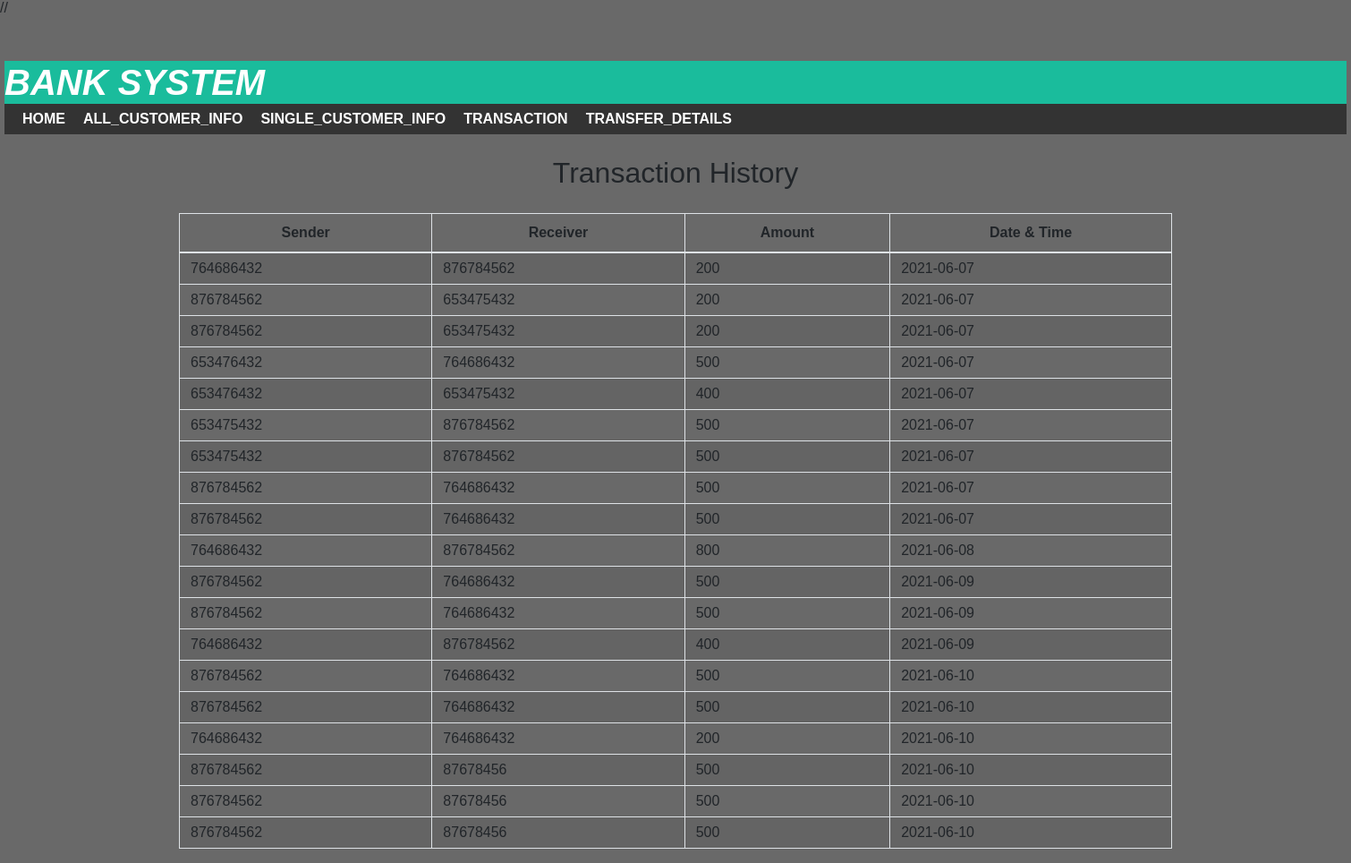
Screenshot of /transferhistory.php with the database file from the repository.
### tables this page shows
CREATE TABLE `transaction_history` (
  `id` int(11) NOT NULL,
  `from_account` varchar(30) NOT NULL,
  `to_account` varchar(30) NOT NULL,
  `transfer_amount` varchar(30) NOT NULL,
  `date` date NOT NULL
);

### transferhistory.php (the view, shortened to what this page needs)
<!DOCTYPE html>
<html lang="en">
<head>
  //<link rel="stylesheet" href="https://stackpath.bootstrapcdn.com/bootstrap/4.5.2/css/bootstrap.min.css">
</head>
<body>
<?php
  include 'head.php';
?>
<div class="container">
  <h2 class="text-center pt-4">Transaction History</h2>
<br>
<div class="table-responsive-sm">
<table cellpadding="7px" class="table table-hover table-striped table-condensed table-bordered">
<thead bgcolor:red>
<tr>
<th class="text-center">Sender</th>
<th class="text-center">Receiver</th>
<th class="text-center">Amount</th>
<th class="text-center">Date & Time</th>
</tr>
</thead>
<tbody>
<?php
include 'connection.php';
$sql ="select * from  transaction_history ";
$query =mysqli_query($conn, $sql);
while($rows = mysqli_fetch_assoc($query))
{
?>
<tr>
<td class="py-2"><?php echo $rows['from_account']; ?></td>
<td class="py-2"><?php echo $rows['to_account']; ?></td>
<td class="py-2"><?php echo $rows['transfer_amount']; ?> </td>
<td class="py-2"><?php echo $rows['date']; ?>
</td>
  <?php
}
?>
</tbody>
</table>
</div>
</div>
</body>
</html>

### css/style.css (style rules this page uses)
body { font:16px arial; margin: 0; padding: 0; background-color: dimgray }

### rows the page displays
transaction_history: from_account "764686432", to_account "876784562", transfer_amount "200", date "2021-06-07"
transaction_history: from_account "876784562", to_account "653475432", transfer_amount "200", date "2021-06-07"
transaction_history: from_account "876784562", to_account "653475432", transfer_amount "200", date "2021-06-07"
transaction_history: from_account "653476432", to_account "764686432", transfer_amount "500", date "2021-06-07"
transaction_history: from_account "653476432", to_account "653475432", transfer_amount "400", date "2021-06-07"
transaction_history: from_account "653475432", to_account "876784562", transfer_amount "500", date "2021-06-07"
transaction_history: from_account "653475432", to_account "876784562", transfer_amount "500", date "2021-06-07"
transaction_history: from_account "876784562", to_account "764686432", transfer_amount "500", date "2021-06-07"
transaction_history: from_account "876784562", to_account "764686432", transfer_amount "500", date "2021-06-07"
transaction_history: from_account "764686432", to_account "876784562", transfer_amount "800", date "2021-06-08"
transaction_history: from_account "876784562", to_account "764686432", transfer_amount "500", date "2021-06-09"
transaction_history: from_account "876784562", to_account "764686432", transfer_amount "500", date "2021-06-09"
transaction_history: from_account "764686432", to_account "876784562", transfer_amount "400", date "2021-06-09"
transaction_history: from_account "876784562", to_account "764686432", transfer_amount "500", date "2021-06-10"
transaction_history: from_account "876784562", to_account "764686432", transfer_amount "500", date "2021-06-10"
transaction_history: from_account "764686432", to_account "764686432", transfer_amount "200", date "2021-06-10"
transaction_history: from_account "876784562", to_account "87678456", transfer_amount "500", date "2021-06-10"
transaction_history: from_account "876784562", to_account "87678456", transfer_amount "500", date "2021-06-10"
transaction_history: from_account "876784562", to_account "87678456", transfer_amount "500", date "2021-06-10"
